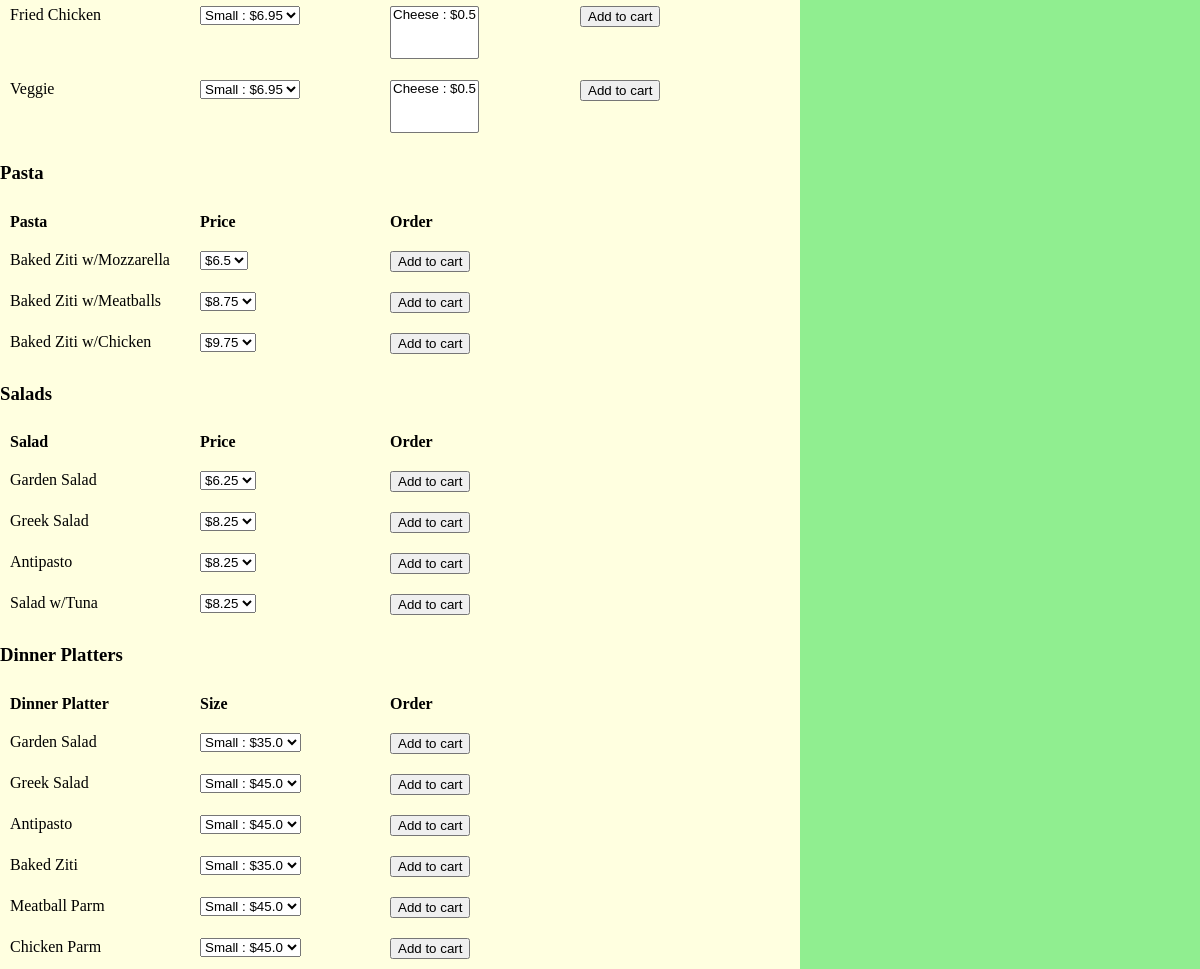
The app's page / (signed in, lower part), older data.
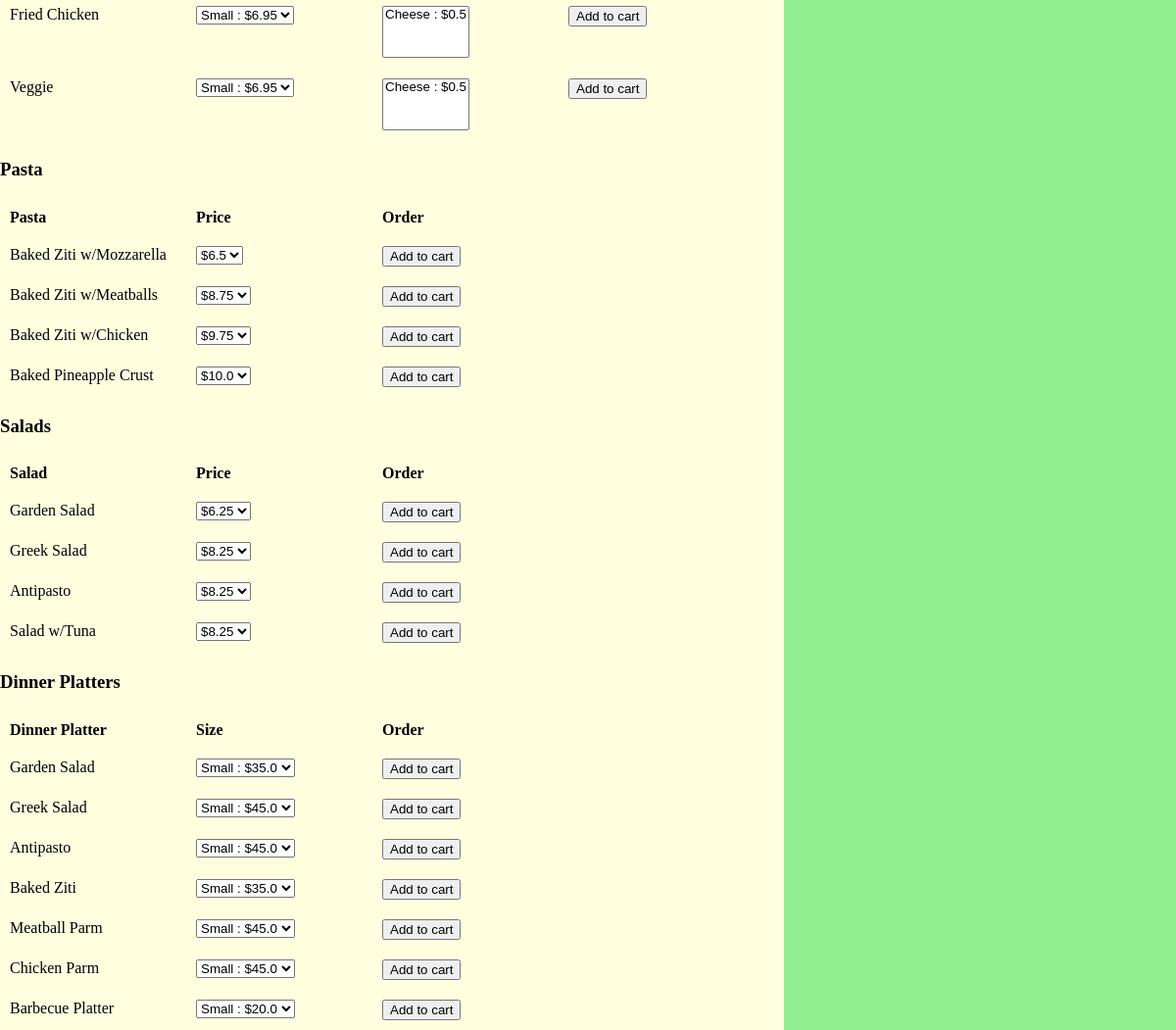
The same page, newer data.
### orders/models.py (models this page shows, shortened)
class Item(models.Model):
	name = models.CharField(max_length=64)
	category = models.ForeignKey(Category, on_delete=models.CASCADE, related_name="itemname")
	price_small = models.FloatField(default=0)
	price_large = models.FloatField(default=0)

### orders/views.py (the view)
# urls.py: path("", views.index, name="index"),
def index(request):
	if not request.user.is_authenticated:
		return render(request, "orders/login.html", {"message": None})
	regularpizza = Category.objects.get(pk="Regular Pizza")
	sicilianpizza = Category.objects.get(pk="Sicilian Pizza")
	sub = Category.objects.get(pk="Subs")
	pasta = Category.objects.get(pk="Pasta")
	salad = Category.objects.get(pk="Salads")
	platter = Category.objects.get(pk="Dinner Platters")
	fname = request.user.first_name
	print(f"User is: {fname}")
	cart = Cart.objects.filter(user=fname)
	print(f"cart is this: {cart}")
	user_cart = []
	total = 0
	for c in cart:
		user_cart.append(c)
		total += c.grand_total
	print(user_cart)
	order = Order.objects.filter(customer=fname)
	print(f"order is {order}")
	context = {
		"user": request.user,
		"regularpizzas": regularpizza.itemname.all(),
		"sicilianpizzas": sicilianpizza.itemname.all(),
		"subs": sub.itemname.all(),
		"pastas": pasta.itemname.all(),
		"salads": salad.itemname.all(),
		"platters": platter.itemname.all(),
		"toppings": Topping.objects.all(),
		"user_cart": user_cart,
		"total": total,
		"order": order,
	}
	return render(request, "orders/menu.html", context)

### orders/templates/orders/menu.html (shortened to what this page needs)
{% load static %}
<!DOCTYPE html>
<html>
	<head>
		<link rel="stylesheet" type="text/css" href="{% static 'orders/style.css' %}">
	</head>
	<body>
	{% for sub in subs %}
		<form action="{% url 'cart' sub.id %}" method="post">
			<div class="row">
				<div class="column">{{ sub.name }}</div>
				<div class="column">
					<select name="price">
						<option value="{{ sub.price_small }}">Small : ${{ sub.price_small }}</option>
					</select>
				</div>
				<div class="column">
					<select name="toppings" size="3" multiple>
						{% for topping in toppings %}
							{% if topping.name == "Cheese" %}
								<option value="{{ topping.id }}">{{topping.name}} : ${{topping.rate }}</option>
							{% endif %}
						{% endfor %}
					</select>
				</div>
				<div class="column"><input type="submit" value="Add to cart"></div>
			</div>
		</form>
	{% endfor %}
	<h3>Pasta</h3>
	<div class="row">
		<div class="column"><b>Pasta</b></div>
		<div class="column"><b>Price</b></div>
		<div class="column"><b>Order</b></div>
	</div>
	{% for pasta in pastas %}
		<form action="{% url 'cart' pasta.id %}" method="post">
			<div class="row">
				<div class="column">{{ pasta.name }}</div>
				<div class="column">
					<select name="price">
						<option value="{{ pasta.price_small }}">${{ pasta.price_small }}</option>
					</select>
				</div>
				<div class="column"><input type="submit" value="Add to cart"></div>
			</div>
		</form>
	{% endfor %}
	<h3>Salads</h3>
	<div class="row">
		<div class="column"><b>Salad</b></div>
		<div class="column"><b>Price</b></div>
		<div class="column"><b>Order</b></div>
	</div>
	{% for salad in salads %}
		<form action="{% url 'cart' salad.id %}" method="post">
			<div class="row">
				<div class="column">{{ salad.name }}</div>
				<div class="column">
					<select name="price">
						<option value="{{ salad.price_small }}">${{ salad.price_small }}</option>
					</select>
				</div>
				<div class="column"><input type="submit" value="Add to cart"></div>
			</div>
		</form>
	{% endfor %}
	<h3>Dinner Platters</h3>
	<div class="row">
		<div class="column"><b>Dinner Platter</b></div>
		<div class="column"><b>Size</b></div>
		<div class="column"><b>Order</b></div>
	</div>
	{% for platter in platters %}
		<form action="{% url 'cart' platter.id %}" method="post">
			<div class="row">
				<div class="column">{{ platter.name }}</div>
				<div class="column">
					<select name="price">
						<option value="{{ platter.price_small }}">Small : ${{ platter.price_small }}</option>
					</select>
				</div>
				<div class="column"><input type="submit" value="Add to cart"></div>
			</div>
		</form>
	{% endfor %}
	<div class="cart">
	</div>
	</body>
</html>

### orders/static/orders/style.css (style rules this page uses)
.row { content: ""; display: table; clear: both; }
.cart { height: 100%; width: 400px; padding-top: 70px; position: fixed; z-index: 1; top: 0; right: 0; background-color: lightgreen; overflow-x: hidden; }
body { background-color: lightyellow; margin-top: 140px; margin-bottom: 0px; margin-left: 0px; }

Row changes from the older to the newer data that the page shows:
added Item: name "Baked Pineapple Crust", shown under "Pasta"
added Item: name "Barbecue Platter", shown under "Dinner Platters"
